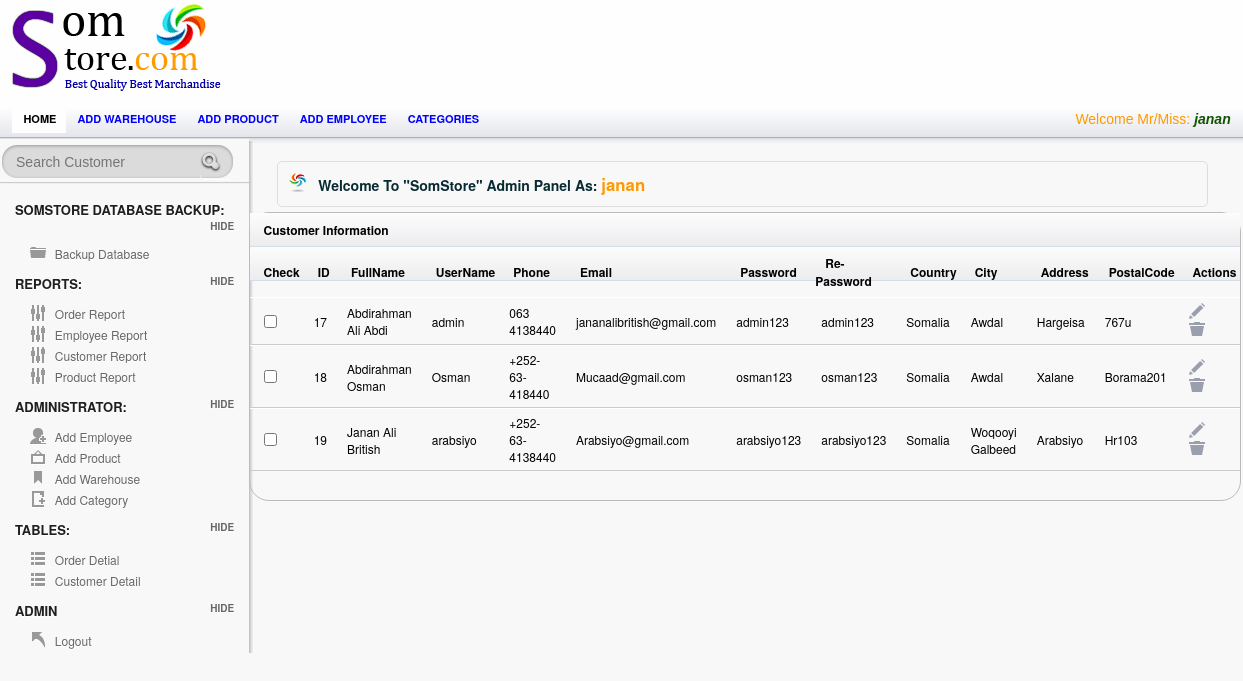
/eCommerce/Admin/customerTable.php (signed in), run on the app's committed database.
### tables this page shows
CREATE TABLE `employee` (
  `Employee_ID` int(95) NOT NULL,
  `Employee_Name` varchar(25) NOT NULL,
  `Username` varchar(25) NOT NULL,
  `Password` varchar(25) NOT NULL,
  `Picture` varchar(255) NOT NULL
);

CREATE TABLE `customer` (
  `Cust_Id` int(15) NOT NULL,
  `FullName` varchar(25) NOT NULL DEFAULT '',
  `UserName` varchar(255) NOT NULL DEFAULT '',
  `Phone` varchar(25) NOT NULL DEFAULT '',
  `Email` varchar(55) NOT NULL DEFAULT '',
  `Password` varchar(20) NOT NULL DEFAULT '',
  `Re_Password` varchar(20) NOT NULL DEFAULT '',
  `Country` varchar(25) NOT NULL DEFAULT '',
  `City` varchar(25) NOT NULL DEFAULT '',
  `Adress` varchar(55) NOT NULL DEFAULT '',
  `PostalCode` varchar(25) NOT NULL DEFAULT ''
);

### eCommerce/session.php (called while the page is built, shortened)
<?php
include('config.php');
$check=$_SESSION['login_username'];
$session=mysqli_query($mysqli, "select Username from employee where Username='$check' ");
$row=mysqli_fetch_array($session);
$login_session=$row['Username'];
?>

### eCommerce/Admin/customerTable.php (the view, shortened to what this page needs)
<?php
 include("../config.php");
include("../session.php");
 ?>
<!doctype html>
<html lang="en">
<head>
	<link rel="stylesheet" href="css/layout.css" type="text/css" media="screen" />
</head>
<body>
<div id="container">
	   <div id="header">
		<div id="logo-banner">
				<div id="logo">
					<a href="index.php"><img src="images/logo.png" alt="" /></a>
				</div>
				<div id="banner">
				</div>
		</div>
		</div>
<div id="content-wrap">
	<section id="secondary_bar">
             <nav>
                <ul>
                    <li class="selected"><a href="index.php">Home</a></li>
                    <li><a href="add_warehouse.php">Add warehouse</a></li>
                    <li><a href="add_product.php">Add product</a></li>
                    <li><a href="Employee.php">Add employee</a></li>
                    <li><a href="add_category.php">Categories</a></li>
                    <li class="logout"> <span class="check"> <?php echo "Welcome Mr/Miss:   ". "<font color='##fa5400'><i><b>".$login_session."</b></i></font>" ;?> </span></li>
                </ul>
            </nav>
	</section>
<aside id="sidebar" class="column">
				<div id="search">
					<form action="searchprod.php" method="post" accept-charset="utf-8">
						<input type="text"  title="Search..." class="blink field"  placeholder="Search Customer"   name='search' size=60 maxlength=100 />
						<input class="search-button" type="submit" value="Submit" />
						<div class="cl">&nbsp;</div>
					</form>
				</div>
		<hr/>
		<h3> SomStore Database Backup:</h3>
		<ul class="toggle">
		    <li class="icn_folder"><a href="Backup.php">Backup Database</a></li>
		</ul>
		<h3>Reports:</h3>
		<ul class="toggle">
		    <li class="icn_settings"><a href="OrderReports.php">Order Report</a></li>
			<li class="icn_settings"><a href="EmployeeReport.php">Employee Report</a></li>
			<li class="icn_settings"><a href="CustomerReport.php">Customer Report</a></li>
			<li class="icn_settings"><a href="ProductReport.php"> Product Report</a></li>
		</ul>
		<h3>Administrator:</h3>
		<ul class="toggle">
		    <li class="icn_add_user"><a href="Employee.php">Add Employee</a></li>
			<li class="icn_photo"><a href="add_product.php">Add Product</a></li>
			<li class="icn_tags"><a href="add_warehouse.php">Add Warehouse</a></li>
			<li class="icn_new_article"><a href="add_category.php">Add Category</a></li>
		</ul>
        <h3>Tables:</h3>
		<ul class="toggle">
		    <li class="icn_categories"><a href="order.php">Order Detial</a></li>
     		<li class="icn_categories"><a href="customerTable.php">Customer Detail</a></li>
		</ul>
		<h3>Admin</h3>
		<ul class="toggle">
			<li class="icn_jump_back"><a href="../logout.php">Logout</a></li>
		</ul>
	</aside>
	<section id="main" class="column">
	<h4 class="alert_info">Welcome To <strong>"SomStore"</strong> Admin Panel As: <?php echo "  ". "<font color='#f90'><big><b>".$login_session."</b></big></font>" ;?>  </h4>
<?php
$result = mysqli_query($mysqli,"SELECT * FROM customer");
?>
      			<div id="tab2" class="tab_content">
  <table class="tablesorter" cellspacing="0">
      <thead>
			 <th colspan="13">  Customer Information  </th> </thead>
		<thead>
			<tr>
   		    <th>Check</th>
    	      <th> ID</th>
              <th> FullName</th>
    		<th>UserName</th>
		    <th>Phone</th>
            <th>Email</th>
              <th>Password</th>
    		<th>Re-Password</th>
		    <th>Country</th>
            <th>City</th>
              <th>Address</th>
    		<th>PostalCode</th>
    		<th>Actions</th>
			</tr>
		</thead>
		<tbody>
<?php while($row = mysqli_fetch_array($result))
  {?>
    <tr>
    <td><input type="checkbox"></td>
    <td><?Php echo $row['Cust_Id']; ?></td>
    <td><?php echo $row['FullName']; ?></td>
   <td><?php echo $row['UserName']; ?></td>
	<td><?php echo $row['Phone']; ?></td>
	 <td><?php echo $row['Email']; ?></td>
   <td><?php echo $row['Password']; ?></td>
	<td><?php echo $row['Re_Password']; ?></td>
	 <td><?php echo $row['Country']; ?></td>
   <td><?php echo $row['City']; ?></td>
	<td><?php echo $row['Adress']; ?></td>
	<td><?php echo $row['PostalCode']; ?></td>
    <td> <a href="empViewUpdate.php?update=<?php echo $row['Cust_Id']; ?>"  onClick="edit(this);" title="empEdit" >  <input type="image" src="images/icn_edit.png" title="Edit"> </a>
     <a href="custDelete.php?delete=<?php echo $row['Cust_Id']; ?>" onClick="del(this);" title="Delete" ><input type="image" src="images/icn_trash.png" title="Trash">  </a></td>
    </tr>
  <?php }mysqli_close($mysqli);?>
</tbody>
</table>
			</div>
		<div class="spacer"></div>
	</section>
       </div>
</div>
</body>
</html>

### data on the page
employee: Username "janan"
customer: Cust_Id "17", FullName "Abdirahman Ali Abdi", UserName "admin", Phone "063 4138440", Email "jananalibritish@gmail.com", Password "admin123", Re_Password "admin123", Country "Somalia", City "Awdal", Adress "Hargeisa", PostalCode "767u"
customer: Cust_Id "18", FullName "Abdirahman Osman", UserName "Osman", Phone "+252-63-418440", Email "Mucaad@gmail.com", Password "osman123", Re_Password "osman123", Country "Somalia", City "Awdal", Adress "Xalane", PostalCode "Borama201"
customer: Cust_Id "19", FullName "Janan Ali British", UserName "arabsiyo", Phone "+252-63-4138440", Email "Arabsiyo@gmail.com", Password "arabsiyo123", Re_Password "arabsiyo123", Country "Somalia", City "Woqooyi Galbeed", Adress "Arabsiyo", PostalCode "Hr103"
